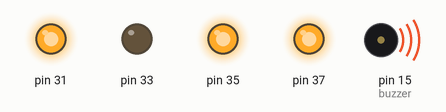
This program was run on a simulated Raspberry Pi (header pin numbers). Parts: output pins drawn as LEDs (lit = HIGH), buzzer (waves = sounding).

Above: at 0.02 s.
At 1.1 s:
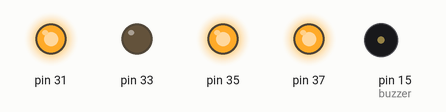
At 2.82 s:
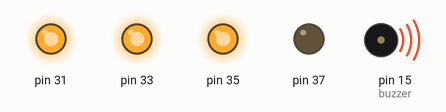
At 4.5 s:
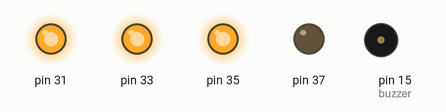
Timing chart, 0 to 7.4 s (numbered marks = the images above):
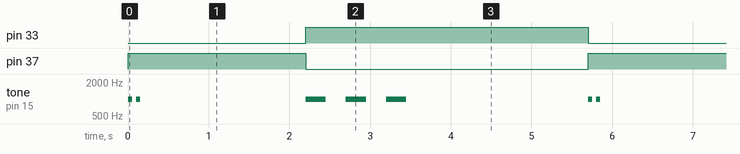

The program:

test.py
```python
#!/usr/bin/python3
from led import Led
from buzzer import Buzzer
import RPi.GPIO as GPIO
import time

red = Led(37)
green = Led(33)
blue = Led(35)
yellow = Led(31)


try:
    while True:
        red.off()
        green.on()
        blue.off()
        yellow.off()
        Buzzer.success()
        time.sleep(2)
        red.on()
        green.off()
        blue.off()
        yellow.off()
        Buzzer.error()
        time.sleep(2)
except KeyboardInterrupt:
    GPIO.cleanup()
```

led.py
```python
#!/usr/bin/python3
import RPi.GPIO as GPIO
import time

GPIO.setmode(GPIO.BOARD)

class Led:

  def __init__(self, gpio):
    self.gpio = gpio
    self.state = 0
    GPIO.setup(self.gpio, GPIO.OUT)
    GPIO.output(self.gpio, 1)

  def on(self):
    GPIO.output(self.gpio, 0)
    self.state = 0

  def off(self):
    GPIO.output(self.gpio, 1)
    self.state = 1

#THIS IS ONLY TEST
#try:
# red = Led(37)
# green = Led(33)
# blue = Led(35)
# yellow = Led(31)
# while True:
#  red.on()
#  green.off()
#  blue.off()
#  yellow.off()
#  print('red')
#  time.sleep(1)
#  red.off()
#  green.on()
#  blue.off()
#  yellow.off()
#  print('green')
#  time.sleep(1)
#  red.off()
#  green.off()
#  blue.on()
#  yellow.off()
#  print('blue')
#  time.sleep(1)
#  red.off()
#  green.off()
#  blue.off()
#  yellow.on()
#  print('yellow')
#  time.sleep(1)
#except KeyboardInterrupt:
# GPIO.cleanup()
```

buzzer.py
```python
#!/usr/bin/env python3
import RPi.GPIO as GPIO
import time

GPIO.setmode(GPIO.BOARD)
GPIO.setup(15, GPIO.OUT)
buzzer = GPIO.PWM(15, 1000)
buzzer.stop()

class Buzzer:

    def success():
        buzzer.stop()
        for i in range(2):
            buzzer.start(50)
            time.sleep(0.05)
            buzzer.stop()
            time.sleep(0.05)
            i-=-1

    def error():
        buzzer.stop()
        for i in range(3):
            buzzer.start(50)
            time.sleep(0.25)
            buzzer.stop()
            time.sleep(0.25)
            i-=-1


#THIS IS ONLY TEST
#try:
#    Buzzer.success()
#    time.sleep(2)
#    Buzzer.error()
#    GPIO.cleanup()
#except KeyboardInterrupt:
#    GPIO.cleanup()
```

Measured:
- by itself, pin 33: alternates HIGH for 3.5 s and LOW for 2.2 s
- by itself, pin 37: alternates HIGH for 2.2 s and LOW for 3.5 s
- by itself, tone on pin 15 (buzzer): repeats every 5.7 s: silent 0.05 s, 1000 Hz 0.05 s, silent 2.1 s, 2 × (1000 Hz 0.25 s, silent 0.25 s), 1000 Hz 0.25 s, silent 2.3 s, 1000 Hz 0.05 s
